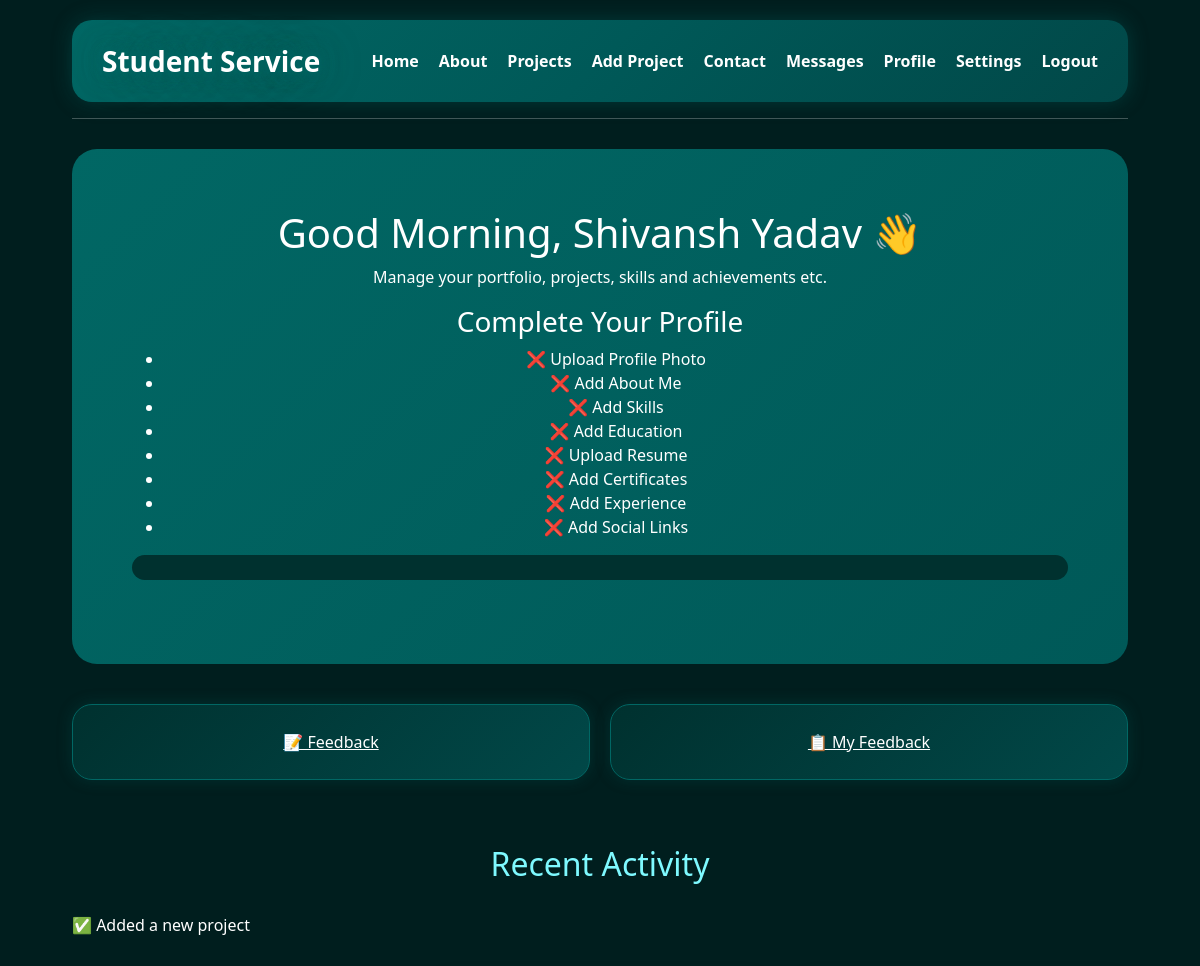
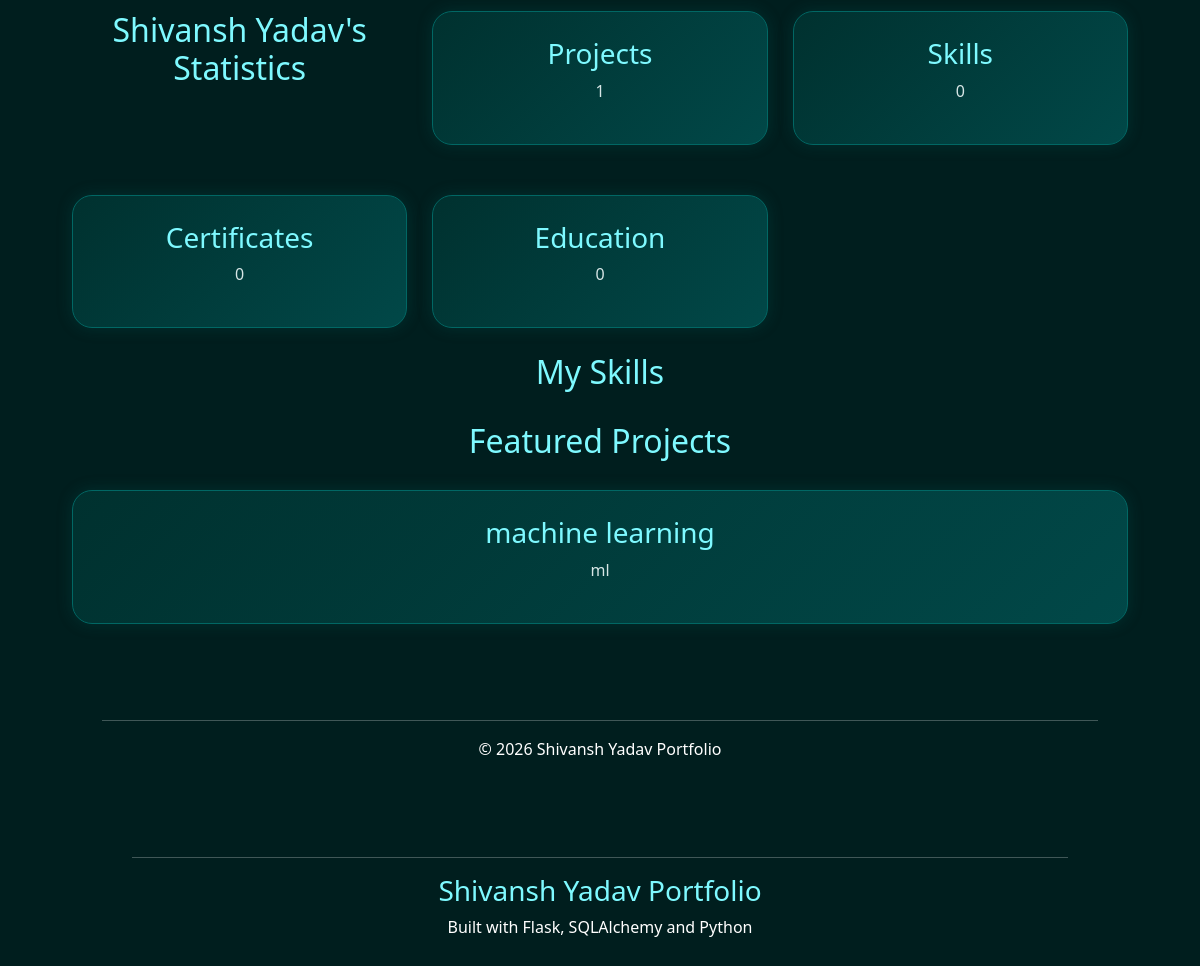
Page /dashboard (signed in) on the committed database (2 pictures, top to bottom).
### app.py (models this page shows)
class User(db.Model):
    id = db.Column(db.Integer, primary_key=True)
    name = db.Column(db.String(100), nullable=False)
    email = db.Column(db.String(100), unique=True, nullable=False)
    password = db.Column(db.String(200), nullable=False)
    profile_photo = db.Column(db.String(300))
    is_active = db.Column(db.Boolean,default=True)

class Activity(db.Model):
    id = db.Column(db.Integer, primary_key=True)
    user_id = db.Column(db.Integer)
    activity = db.Column(db.String(200))

class Project(db.Model):
    id = db.Column(db.Integer, primary_key=True)
    title = db.Column(db.String(200), nullable=False)
    technology = db.Column(db.String(200))
    description = db.Column(db.Text)
    github_link = db.Column(db.String(500))
    user_id = db.Column(
        db.Integer,
        db.ForeignKey("user.id")
    )

### app.py (the view)
@app.route("/dashboard")
def dashboard():
    if "user_id" not in session:
        return redirect("/login")
    projects = Project.query.filter_by(
        user_id=session["user_id"]
    ).all()
    skills = Skill.query.filter_by(
        user_id=session["user_id"]
    ).all()
    certificates = Certificate.query.filter_by(
        user_id=session["user_id"]
    ).all()
    educations = Education.query.filter_by(
        user_id=session["user_id"]
    ).all()
    user = User.query.get(
        session["user_id"]
    )
    about = AboutMe.query.filter_by(
        user_id=session["user_id"]
    ).first()
    resume = Resume.query.filter_by(
        user_id=session["user_id"]
    ).first()
    experiences = Experience.query.filter_by(
        user_id=session["user_id"]
    ).all()
    social = SocialLink.query.filter_by(
        user_id=session["user_id"]
    ).first()
    activities = Activity.query.filter_by(
        user_id=session["user_id"]
    ).all()
    completion = 0
    if user.profile_photo:
        completion += 10
    if about:
        completion += 15
    if skills:
        completion += 15
    if educations:
        completion += 15
    if resume:
        completion += 15
    if certificates:
        completion += 10
    if experiences:
        completion += 10
    if social:
        completion += 10
    from datetime import datetime
    hour = datetime.now().hour
    if hour < 12:
        greeting = "Good Morning"
    elif hour < 17:
        greeting = "Good Afternoon"
    else:
        greeting = "Good Evening"
    return render_template(
        "dashboard.html",
        username=session["user_name"],
        projects=projects,
        skills=skills,
        certificates=certificates,
        educations=educations,
        about=about,
        social=social,
        experiences=experiences,
        user=user,
        resume=resume,
        completion=completion,
        activities=activities,
        greeting=greeting
    )

### app.py (called while the page is built)
@app.after_request
def add_header(response):
    response.headers["Cache-Control"] = \
        "no-store, no-cache, must-revalidate, max-age=0"
    response.headers["Pragma"] = "no-cache"
    response.headers["Expires"] = "0"
    return response

### templates/dashboard.html (shortened to what this page needs)
<!DOCTYPE html>
<html>
<head>
    <link href="https://cdn.jsdelivr.net/npm/bootstrap@5.3.3/dist/css/bootstrap.min.css" rel="stylesheet">
    <link rel="stylesheet"
    href="{{ url_for('static', filename='css/style.css') }}">
</head>
<body>
<div class="container">
    <nav class="navbar">
        <div class="logo">
            Student Service
        </div>
        <div class="nav-links">
            <a href="/dashboard">Home</a>
            <a href="/about">About</a>
            <a href="/projects">Projects</a>
            <a href="/add_project">Add Project</a>
            <a href="/contact">Contact</a>
            <a href="/messages">Messages</a>
            <a href="/profile">Profile</a>
            <a href="/settings">Settings</a>
            <a href="/logout">Logout</a>
        </div>
    </nav>
    <hr>
    <section class="hero">
    <h1>
    {{ greeting }}, {{ user.name }} 👋
    </h1>
    <p>
        Manage your portfolio, projects, skills and achievements etc.
    </p>
    <h3>Complete Your Profile</h3>
<ul>
{% if not user.profile_photo %}
<li>❌ Upload Profile Photo</li>
{% endif %}
{% if not about %}
<li>❌ Add About Me</li>
{% endif %}
{% if not skills %}
<li>❌ Add Skills</li>
{% endif %}
{% if not educations %}
<li>❌ Add Education</li>
{% endif %}
{% if not resume %}
<li>❌ Upload Resume</li>
{% endif %}
{% if not certificates %}
<li>❌ Add Certificates</li>
{% endif %}
{% if not experiences %}
<li>❌ Add Experience</li>
{% endif %}
{% if not social %}
<li>❌ Add Social Links</li>
{% endif %}
</ul>
    <div class="progress">
    </div>
    <br>
    </section>
    <section class="dashboard-links">
    <a href="/feedback" class="project-card">
    📝 Feedback
    </a>
    <a href="/my_feedback" class="project-card">
    📋 My Feedback
    </a>
</section>
<section class="recent-activity">
    <h2>Recent Activity</h2>
    {% for activity in activities %}
    <p>
    ✅ {{ activity.activity }}
    </p>
    {% endfor %}
</section>
<section class="dashboard-stats">
    <h2>{{ user.name }}'s Statistics</h2>
    <div class="project-card">
        <h3>Projects</h3>
        <p>{{ projects|length }}</p>
    </div>
    <div class="project-card">
        <h3>Skills</h3>
        <p>{{ skills|length }}</p>
    </div>
    <div class="project-card">
        <h3>Certificates</h3>
        <p>{{ certificates|length }}</p>
    </div>
    <div class="project-card">
        <h3>Education</h3>
        <p>{{ educations|length }}</p>
    </div>
</section>
<section class="about">
    <section class="skills">
        <h2>My Skills</h2>
    </section>
</section>
    <section class="projects-showcase">
        <h2>Featured Projects</h2>
        {% for project in projects %}
        <div class="project-card">
            <h3>{{ project.title }}</h3>
            <p>{{ project.description }}</p>
        </div>
        {% endfor %}
    </section>
    <footer>
        <hr>
        <p>
            © 2026 {{ user.name }} Portfolio
                </p>
<footer>
    <hr>
    <h3>
        {{ user.name }} Portfolio
    </h3>
    <p>
        Built with Flask, SQLAlchemy and Python
    </p>
</footer>
</div>
</body>
</html>

### static/css/style.css (style rules this page uses)
body { background:#001E1E; color:white; font-family:'Segoe UI',sans-serif; margin:0; padding:0; }
.container { width:90%; max-width:1400px; margin:0 auto; }
.navbar { display:flex; justify-content:space-between; align-items:center; padding:20px 30px; background:linear-gradient( 135deg, #016764, #005958, #014848 ); border-radius:20px; margin-top:20px; box-shadow: 0 0 20px rgba(1,103,100,.4); }
.logo { font-size:28px; font-weight:bold; color:white; }
.nav-links { display:flex; gap:20px; }
.nav-links a { text-decoration:none; color:white; font-weight:600; transition:.3s; }
.hero { text-align:center; margin-top:30px; padding:60px; background:linear-gradient( 135deg, #016764, #005958 ); border-radius:25px; animation:fadeUp 1s ease; }
.project-card { background:#00312F; border-radius:20px; padding:25px; text-align:center; transition:.4s; color:white; border:1px solid #016764; }
.dashboard-links { display:grid; grid-template-columns: repeat(auto-fit,minmax(220px,1fr)); gap:20px; margin:40px 0; }
.dashboard-stats { display:grid; grid-template-columns: repeat(auto-fit,minmax(220px,1fr)); gap:20px; margin-top:40px; }
footer { margin-top:60px; text-align:center; color:#8cc7c7; }
body { animation:pageLoad 1s ease; }
.logo { font-size:28px; font-weight:bold; color:white; text-shadow: 0 0 10px #016764, 0 0 20px #016764, 0 0 40px #016764; }
.hero h1 { animation:floating 4s ease-in-out infinite; }
.progress { height:25px; border-radius:20px; overflow:hidden; background:#00312F; }
h2 { color:#7ef9ff; text-align:center; margin-bottom:30px; }
.project-card { transition:.4s; }
.project-card { background: linear-gradient( 135deg, #00312F, #014848); border-radius:20px; padding:25px; margin-bottom:25px; color:white; border:1px solid #016764; transition:.5s; box-shadow: 0 0 15px rgba(1,103,100,.25); }
.project-card h3 { color:#7ef9ff; }
.project-card p { color:#d7e6e6; }
.dashboard-stats { display:grid; grid-template-columns: repeat(auto-fit,minmax(250px,1fr)); gap:20px; }
.dashboard-stats { display:grid; grid-template-columns: repeat(auto-fit,minmax(250px,1fr)); gap:25px; }
.nav-links a { position:relative; }
.nav-links a::after { content:''; position:absolute; left:0; bottom:-5px; width:0; height:2px; background:#016764; transition:.4s; }
.container { animation:fadeIn 1s ease; }
footer { text-align:center; padding:30px; margin-top:50px; color:white; }
footer h3 { color:#7ef9ff; }

### rows in the picture
User: name "Shivansh Yadav"
Activity: activity "Added a new project"
Project: title "machine learning", description "ml"

### other values in the picture
{{ greeting }} "Good Morning"
{{ projects|length }} "1"
{{ skills|length }} "0"
{{ certificates|length }} "0"
{{ educations|length }} "0"
